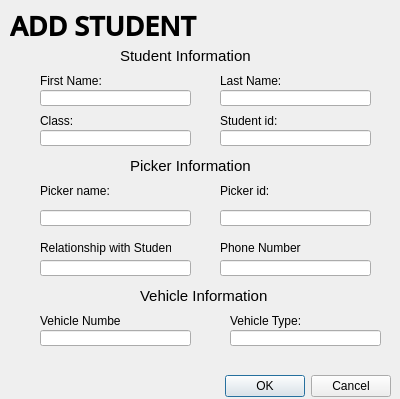
<?xml version="1.0" encoding="UTF-8"?>
<ui version="4.0">
 <class>Dialog</class>
 <widget class="QDialog" name="Dialog">
  <property name="geometry">
   <rect>
    <x>0</x>
    <y>0</y>
    <width>400</width>
    <height>399</height>
   </rect>
  </property>
  <property name="windowTitle">
   <string>Dialog</string>
  </property>
  <widget class="QDialogButtonBox" name="buttonBox">
   <property name="geometry">
    <rect>
     <x>50</x>
     <y>370</y>
     <width>341</width>
     <height>32</height>
    </rect>
   </property>
   <property name="orientation">
    <enum>Qt::Horizontal</enum>
   </property>
   <property name="standardButtons">
    <set>QDialogButtonBox::Cancel|QDialogButtonBox::Ok</set>
   </property>
  </widget>
  <widget class="QLabel" name="label">
   <property name="geometry">
    <rect>
     <x>10</x>
     <y>10</y>
     <width>201</width>
     <height>31</height>
    </rect>
   </property>
   <property name="font">
    <font>
     <family>Open Sans Semibold</family>
     <pointsize>20</pointsize>
     <weight>75</weight>
     <bold>true</bold>
    </font>
   </property>
   <property name="text">
    <string>ADD STUDENT</string>
   </property>
  </widget>
  <widget class="QLabel" name="label_2">
   <property name="geometry">
    <rect>
     <x>40</x>
     <y>70</y>
     <width>81</width>
     <height>21</height>
    </rect>
   </property>
   <property name="text">
    <string>First Name:</string>
   </property>
  </widget>
  <widget class="QLabel" name="label_3">
   <property name="geometry">
    <rect>
     <x>220</x>
     <y>70</y>
     <width>81</width>
     <height>21</height>
    </rect>
   </property>
   <property name="text">
    <string>Last Name:</string>
   </property>
  </widget>
  <widget class="QLabel" name="label_4">
   <property name="geometry">
    <rect>
     <x>40</x>
     <y>180</y>
     <width>81</width>
     <height>21</height>
    </rect>
   </property>
   <property name="text">
    <string>Picker name:</string>
   </property>
  </widget>
  <widget class="QLabel" name="label_5">
   <property name="geometry">
    <rect>
     <x>40</x>
     <y>110</y>
     <width>81</width>
     <height>21</height>
    </rect>
   </property>
   <property name="text">
    <string>Class:</string>
   </property>
  </widget>
  <widget class="QLabel" name="label_6">
   <property name="geometry">
    <rect>
     <x>220</x>
     <y>110</y>
     <width>81</width>
     <height>21</height>
    </rect>
   </property>
   <property name="text">
    <string>Student id:</string>
   </property>
  </widget>
  <widget class="QLineEdit" name="lineEdit">
   <property name="geometry">
    <rect>
     <x>40</x>
     <y>90</y>
     <width>151</width>
     <height>16</height>
    </rect>
   </property>
  </widget>
  <widget class="QLineEdit" name="lineEdit_2">
   <property name="geometry">
    <rect>
     <x>220</x>
     <y>90</y>
     <width>151</width>
     <height>16</height>
    </rect>
   </property>
  </widget>
  <widget class="QLineEdit" name="lineEdit_3">
   <property name="geometry">
    <rect>
     <x>220</x>
     <y>130</y>
     <width>151</width>
     <height>16</height>
    </rect>
   </property>
  </widget>
  <widget class="QLineEdit" name="lineEdit_4">
   <property name="geometry">
    <rect>
     <x>40</x>
     <y>130</y>
     <width>151</width>
     <height>16</height>
    </rect>
   </property>
  </widget>
  <widget class="QLineEdit" name="lineEdit_5">
   <property name="geometry">
    <rect>
     <x>40</x>
     <y>210</y>
     <width>151</width>
     <height>16</height>
    </rect>
   </property>
  </widget>
  <widget class="QLabel" name="label_7">
   <property name="geometry">
    <rect>
     <x>220</x>
     <y>180</y>
     <width>81</width>
     <height>21</height>
    </rect>
   </property>
   <property name="text">
    <string>Picker id:</string>
   </property>
  </widget>
  <widget class="QLineEdit" name="lineEdit_6">
   <property name="geometry">
    <rect>
     <x>220</x>
     <y>210</y>
     <width>151</width>
     <height>16</height>
    </rect>
   </property>
  </widget>
  <widget class="QLabel" name="label_8">
   <property name="geometry">
    <rect>
     <x>40</x>
     <y>240</y>
     <width>131</width>
     <height>16</height>
    </rect>
   </property>
   <property name="text">
    <string>Relationship with Student</string>
   </property>
  </widget>
  <widget class="QLineEdit" name="lineEdit_7">
   <property name="geometry">
    <rect>
     <x>40</x>
     <y>260</y>
     <width>151</width>
     <height>16</height>
    </rect>
   </property>
  </widget>
  <widget class="QLabel" name="label_9">
   <property name="geometry">
    <rect>
     <x>220</x>
     <y>240</y>
     <width>131</width>
     <height>16</height>
    </rect>
   </property>
   <property name="text">
    <string>Phone Number</string>
   </property>
  </widget>
  <widget class="QLineEdit" name="lineEdit_8">
   <property name="geometry">
    <rect>
     <x>220</x>
     <y>260</y>
     <width>151</width>
     <height>16</height>
    </rect>
   </property>
  </widget>
  <widget class="QLabel" name="label_10">
   <property name="geometry">
    <rect>
     <x>120</x>
     <y>40</y>
     <width>201</width>
     <height>31</height>
    </rect>
   </property>
   <property name="font">
    <font>
     <pointsize>11</pointsize>
    </font>
   </property>
   <property name="text">
    <string>Student Information</string>
   </property>
  </widget>
  <widget class="QLabel" name="label_11">
   <property name="geometry">
    <rect>
     <x>130</x>
     <y>150</y>
     <width>201</width>
     <height>31</height>
    </rect>
   </property>
   <property name="font">
    <font>
     <pointsize>11</pointsize>
    </font>
   </property>
   <property name="text">
    <string>Picker Information</string>
   </property>
  </widget>
  <widget class="QLabel" name="label_12">
   <property name="geometry">
    <rect>
     <x>140</x>
     <y>280</y>
     <width>201</width>
     <height>31</height>
    </rect>
   </property>
   <property name="font">
    <font>
     <pointsize>11</pointsize>
    </font>
   </property>
   <property name="text">
    <string>Vehicle Information</string>
   </property>
  </widget>
  <widget class="QLineEdit" name="lineEdit_9">
   <property name="geometry">
    <rect>
     <x>40</x>
     <y>330</y>
     <width>151</width>
     <height>16</height>
    </rect>
   </property>
  </widget>
  <widget class="QLineEdit" name="lineEdit_10">
   <property name="geometry">
    <rect>
     <x>230</x>
     <y>330</y>
     <width>151</width>
     <height>16</height>
    </rect>
   </property>
  </widget>
  <widget class="QLabel" name="label_13">
   <property name="geometry">
    <rect>
     <x>40</x>
     <y>310</y>
     <width>81</width>
     <height>21</height>
    </rect>
   </property>
   <property name="text">
    <string>Vehicle Number:</string>
   </property>
  </widget>
  <widget class="QLabel" name="label_14">
   <property name="geometry">
    <rect>
     <x>230</x>
     <y>310</y>
     <width>81</width>
     <height>21</height>
    </rect>
   </property>
   <property name="text">
    <string>Vehicle Type:</string>
   </property>
  </widget>
 </widget>
 <resources/>
 <connections>
  <connection>
   <sender>buttonBox</sender>
   <signal>accepted()</signal>
   <receiver>Dialog</receiver>
   <slot>accept()</slot>
   <hints>
    <hint type="sourcelabel">
     <x>248</x>
     <y>254</y>
    </hint>
    <hint type="destinationlabel">
     <x>157</x>
     <y>274</y>
    </hint>
   </hints>
  </connection>
  <connection>
   <sender>buttonBox</sender>
   <signal>rejected()</signal>
   <receiver>Dialog</receiver>
   <slot>reject()</slot>
   <hints>
    <hint type="sourcelabel">
     <x>316</x>
     <y>260</y>
    </hint>
    <hint type="destinationlabel">
     <x>286</x>
     <y>274</y>
    </hint>
   </hints>
  </connection>
 </connections>
</ui>
